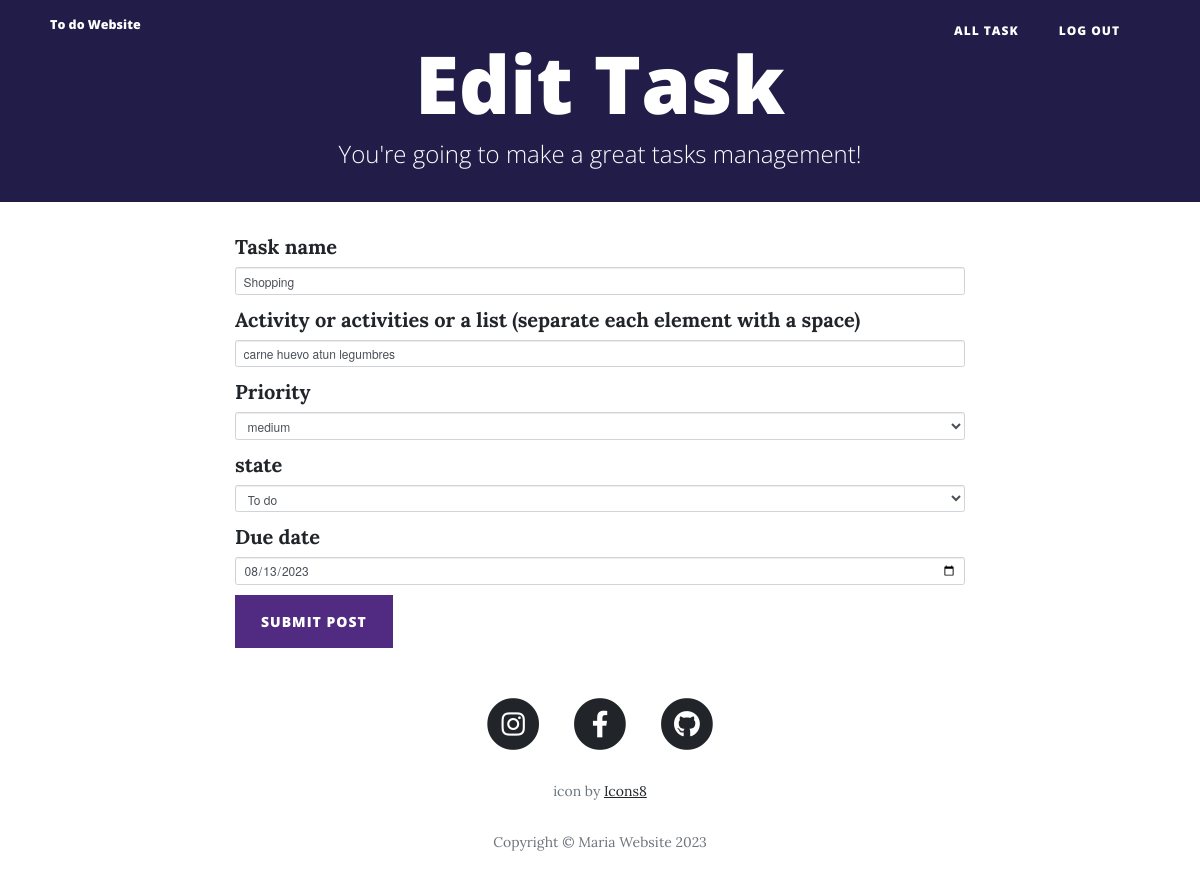
The app's page /edit-task/1 (signed in) with its own data.
### main.py (models this page shows)
class Task(db.Model):
    __tablename__ = "task_website"
    id = db.Column(db.Integer, primary_key=True)
    author = db.Column(db.String(250), db.ForeignKey('users.name'))
    users = relationship('RegisterUser', back_populates='tasks')
    name = db.Column(db.String(250), unique=True, nullable=False)
    activities = db.Column(db.String(500), nullable=True)
    priority = db.Column(db.String(500), nullable=False)
    state = db.Column(db.String(500), nullable=False)
    due_date = db.Column(db.DateTime('%Y-%m-%d'), nullable=False)
    notes = relationship('NoteUser', back_populates='task_website')

### main.py (the view, shortened to what this page needs)
@app.route("/edit-task/<int:task_id>", methods=['GET', 'POST'])
@login_required
@admin_only
def edit_task(task_id):
    task = Task.query.get(task_id)
    edit_form = CreateTaskForm(
        name=task.name,
        activities=task.activities,
        priority=task.priority,
        author=task.author,
        state=task.state,
        due_date=task.due_date,
    )
    return render_template("make-task.html", form=edit_form, is_edit=True)

### forms.py
class CreateTaskForm(FlaskForm):
    name = StringField("Task name", validators=[DataRequired()])
    activities = StringField("Activity or activities or a list (separate each element with a space)")
    priority = SelectField("Priority", validators=[DataRequired()], choices=['low', 'medium', 'high'])
    state = SelectField("state", validators=[DataRequired()], choices=['To do', 'Doing', 'Done'])
    due_date = DateField("Due date", validators=[DataRequired()], format='%Y-%m-%d')
    submit = SubmitField("Submit Post")

### main.py (called while the page is built)
@login_manager.user_loader
def load_user(user_id):
    return RegisterUser.query.get(int(user_id))

def admin_only(f):
    @wraps(f)
    def decorate_function(*args, **kwargs):
        if not current_user:
            return abort(403)
        return f(*args, **kwargs)
    return decorate_function

### templates/make-task.html
{% extends 'bootstrap/base.html' %}
{% import "bootstrap/wtf.html" as wtf %}
{% block content %}
{% include "header.html" %}
  <header class="masthead" style="background: #241468">
    <div class="overlay"></div>
    <div class="container">
      <div class="row">
        <div class="col-lg-8 col-md-10 mx-auto">
          <div class="page-heading">
            {% if is_edit: %}
            <h1>Edit Task</h1>
            {% else: %}
            <h1>New Task</h1>
            {% endif %}
            <span class="subheading">You're going to make a great tasks management!</span>
          </div>
        </div>
      </div>
    </div>
  </header>
  <div class="container">
    <div class="row">
      <div class="col-lg-8 col-md-10 mx-auto">
        {{ wtf.quick_form(form, novalidate=True, button_map={"submit": "primary"}) }}
      </div>
    </div>
  </div>
{% include "footer.html" %}
{% endblock %}

### records on screen
Task: name "Shopping", activities "carne huevo atun legumbres", priority "medium", state "To do", due_date "08/13/2023"
